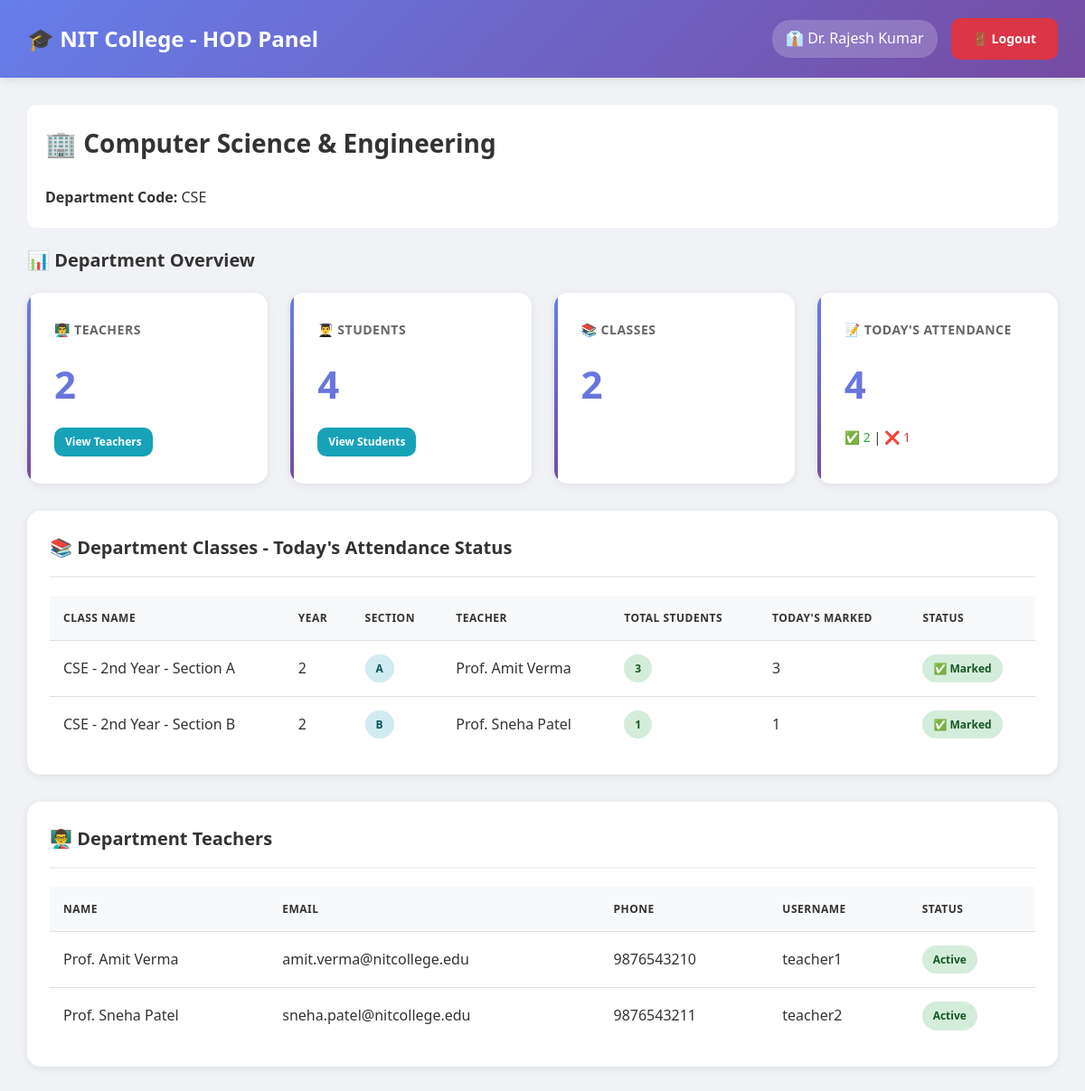
Screenshot of /nit_atttendance_system/hod/index.php (signed in) with the database file from the repository.
### tables this page shows
CREATE TABLE users (
    id INT AUTO_INCREMENT PRIMARY KEY,
    username VARCHAR(50) UNIQUE NOT NULL,
    password VARCHAR(255) NOT NULL,
    full_name VARCHAR(100) NOT NULL,
    email VARCHAR(100) UNIQUE NOT NULL,
    phone VARCHAR(15),
    role ENUM('admin', 'hod', 'teacher') NOT NULL,
    department_id INT DEFAULT NULL,
    is_active TINYINT(1) DEFAULT 1,
    created_at TIMESTAMP DEFAULT CURRENT_TIMESTAMP,
    FOREIGN KEY (department_id) REFERENCES departments(id) ON DELETE SET NULL
);

CREATE TABLE departments (
    id INT AUTO_INCREMENT PRIMARY KEY,
    dept_name VARCHAR(100) NOT NULL,
    dept_code VARCHAR(20) UNIQUE NOT NULL,
    hod_id INT DEFAULT NULL,
    created_at TIMESTAMP DEFAULT CURRENT_TIMESTAMP
);

CREATE TABLE classes (
    id INT AUTO_INCREMENT PRIMARY KEY,
    class_name VARCHAR(100) NOT NULL,
    department_id INT NOT NULL,
    year INT NOT NULL,
    section VARCHAR(10) NOT NULL,
    teacher_id INT NOT NULL,
    semester INT NOT NULL,
    academic_year VARCHAR(20) NOT NULL,
    created_at TIMESTAMP DEFAULT CURRENT_TIMESTAMP,
    FOREIGN KEY (department_id) REFERENCES departments(id) ON DELETE CASCADE,
    FOREIGN KEY (teacher_id) REFERENCES users(id) ON DELETE CASCADE,
    UNIQUE KEY unique_class (department_id, year, section, semester, academic_year)
);

### nit_atttendance_system/db.php (called while the page is built, shortened)
<?php
$conn = new mysqli(DB_HOST, DB_USER, DB_PASS, DB_NAME);
$conn->set_charset("utf8mb4");
$conn->query("SET time_zone = '+05:30'");
function isLoggedIn() {
    return isset($_SESSION['user_id']) && isset($_SESSION['role']);
}
function getCurrentUser() {
    global $conn;
    $user_id = $_SESSION['user_id'];
    $role = $_SESSION['role'];
    if ($role === 'student') {
        $query = "SELECT * FROM students WHERE id = ?";
    } elseif ($role === 'parent') {
        $query = "SELECT * FROM parents WHERE id = ?";
    } else {
        $query = "SELECT * FROM users WHERE id = ?";
    }
    $stmt = $conn->prepare($query);
    $stmt->bind_param("i", $user_id);
    $stmt->execute();
    $result = $stmt->get_result();
    return $result->fetch_assoc();
}
?>

### nit_atttendance_system/hod/index.php (the view, shortened to what this page needs)
<?php
require_once '../db.php';
$user = getCurrentUser();
$department_id = $_SESSION['department_id'];
$dept_query = "SELECT * FROM departments WHERE id = $department_id";
$dept_result = $conn->query($dept_query);
$department = $dept_result->fetch_assoc();
$stats = [];
$result = $conn->query("SELECT COUNT(*) as count FROM users WHERE role = 'teacher' AND department_id = $department_id AND is_active = 1");
$stats['teachers'] = $result->fetch_assoc()['count'];
$result = $conn->query("SELECT COUNT(*) as count FROM students WHERE department_id = $department_id AND is_active = 1");
$stats['students'] = $result->fetch_assoc()['count'];
$result = $conn->query("SELECT COUNT(*) as count FROM classes WHERE department_id = $department_id");
$stats['classes'] = $result->fetch_assoc()['count'];
$today = date('Y-m-d');
$today_query = "SELECT
                COUNT(*) as total,
                SUM(CASE WHEN sa.status = 'present' THEN 1 ELSE 0 END) as present,
                SUM(CASE WHEN sa.status = 'absent' THEN 1 ELSE 0 END) as absent
                FROM student_attendance sa
                JOIN classes c ON sa.class_id = c.id
                WHERE c.department_id = $department_id AND sa.attendance_date = '$today'";
$today_result = $conn->query($today_query);
$today_stats = $today_result->fetch_assoc();
$teachers_query = "SELECT * FROM users WHERE role = 'teacher' AND department_id = $department_id AND is_active = 1 ORDER BY full_name";
$teachers = $conn->query($teachers_query);
$classes_query = "SELECT c.*, u.full_name as teacher_name,
                  (SELECT COUNT(*) FROM students WHERE class_id = c.id AND is_active = 1) as student_count,
                  (SELECT COUNT(*) FROM student_attendance WHERE class_id = c.id AND attendance_date = '$today') as today_marked
                  FROM classes c
                  LEFT JOIN users u ON c.teacher_id = u.id
                  WHERE c.department_id = $department_id
                  ORDER BY c.class_name";
$classes = $conn->query($classes_query);
?>
<!DOCTYPE html>
<html lang="en">
<head>
    <link rel="stylesheet" href="../assets/style.css">
</head>
<body class="dashboard-container">
    <nav class="navbar">
        <div>
            <h1>🎓 NIT College - HOD Panel</h1>
        </div>
        <div class="user-info">
            <span>👔 <?php echo htmlspecialchars($user['full_name']); ?></span>
            <a href="../logout.php" class="btn btn-danger">🚪 Logout</a>
        </div>
    </nav>
    <div class="main-content">
        <div style="background: white; padding: 20px; border-radius: 10px; margin-bottom: 20px;">
            <h2>🏢 <?php echo htmlspecialchars($department['dept_name']); ?></h2>
            <p><strong>Department Code:</strong> <?php echo htmlspecialchars($department['dept_code']); ?></p>
        </div>
        <h3>📊 Department Overview</h3>
        <div class="stats-grid">
            <div class="stat-card">
                <h3>👨‍🏫 Teachers</h3>
                <div class="stat-value"><?php echo $stats['teachers']; ?></div>
                <a href="view_teachers.php" class="btn btn-info btn-sm">View Teachers</a>
            </div>
            <div class="stat-card">
                <h3>👨‍🎓 Students</h3>
                <div class="stat-value"><?php echo $stats['students']; ?></div>
                <a href="view_students.php" class="btn btn-info btn-sm">View Students</a>
            </div>
            <div class="stat-card">
                <h3>📚 Classes</h3>
                <div class="stat-value"><?php echo $stats['classes']; ?></div>
            </div>
            <div class="stat-card">
                <h3>📝 Today's Attendance</h3>
                <div class="stat-value"><?php echo $today_stats['total'] ?? 0; ?></div>
                <p style="margin-top: 10px; font-size: 14px;">
                    <span style="color: #28a745;">✅ <?php echo $today_stats['present'] ?? 0; ?></span> |
                    <span style="color: #dc3545;">❌ <?php echo $today_stats['absent'] ?? 0; ?></span>
                </p>
            </div>
        </div>
        <div class="table-container" style="margin-top: 30px;">
            <h3>📚 Department Classes - Today's Attendance Status</h3>
            <table>
                <thead>
                    <tr>
                        <th>Class Name</th>
                        <th>Year</th>
                        <th>Section</th>
                        <th>Teacher</th>
                        <th>Total Students</th>
                        <th>Today's Marked</th>
                        <th>Status</th>
                    </tr>
                </thead>
                <tbody>
                    <?php while ($class = $classes->fetch_assoc()): ?>
                    <tr>
                        <td><?php echo htmlspecialchars($class['class_name']); ?></td>
                        <td><?php echo $class['year']; ?></td>
                        <td><span class="badge badge-info"><?php echo htmlspecialchars($class['section']); ?></span></td>
                        <td><?php echo htmlspecialchars($class['teacher_name']); ?></td>
                        <td><span class="badge badge-success"><?php echo $class['student_count']; ?></span></td>
                        <td><?php echo $class['today_marked']; ?></td>
                        <td>
                            <?php if ($class['today_marked'] > 0): ?>
                                <span class="badge badge-success">✅ Marked</span>
                            <?php else: ?>
                                <span class="badge badge-warning">⏳ Pending</span>
                            <?php endif; ?>
                        </td>
                    </tr>
                    <?php endwhile; ?>
                </tbody>
            </table>
        </div>
        <div class="table-container" style="margin-top: 30px;">
            <h3>👨‍🏫 Department Teachers</h3>
            <table>
                <thead>
                    <tr>
                        <th>Name</th>
                        <th>Email</th>
                        <th>Phone</th>
                        <th>Username</th>
                        <th>Status</th>
                    </tr>
                </thead>
                <tbody>
                    <?php while ($teacher = $teachers->fetch_assoc()): ?>
                    <tr>
                        <td><?php echo htmlspecialchars($teacher['full_name']); ?></td>
                        <td><?php echo htmlspecialchars($teacher['email']); ?></td>
                        <td><?php echo htmlspecialchars($teacher['phone']); ?></td>
                        <td><?php echo htmlspecialchars($teacher['username']); ?></td>
                        <td><span class="badge badge-success">Active</span></td>
                    </tr>
                    <?php endwhile; ?>
                </tbody>
            </table>
        </div>
    </div>
</body>
</html>

### nit_atttendance_system/assets/style.css (style rules this page uses)
* { margin: 0; padding: 0; box-sizing: border-box; }
body { font-family: 'Segoe UI', Tahoma, Geneva, Verdana, sans-serif; background: #f0f2f5; color: #333; line-height: 1.6; }
.btn { padding: 12px 24px; border: none; border-radius: 10px; font-size: 14px; font-weight: 600; cursor: pointer; transition: all 0.3s ease; text-decoration: none; display: inline-block; text-align: center; }
.btn-danger { background: #dc3545; color: white; }
.btn-info { background: #17a2b8; color: white; }
.btn-sm { padding: 6px 12px; font-size: 12px; }
.dashboard-container { background: #f0f2f5; min-height: 100vh; }
.navbar { background: linear-gradient(135deg, #667eea 0%, #764ba2 100%); color: white; padding: 20px 30px; display: flex; justify-content: space-between; align-items: center; box-shadow: 0 2px 10px rgba(0, 0, 0, 0.1); position: sticky; top: 0; z-index: 100; }
.navbar h1 { font-size: 24px; font-weight: 600; }
.navbar .user-info { display: flex; align-items: center; gap: 15px; }
.navbar .user-info span { background: rgba(255, 255, 255, 0.2); padding: 8px 15px; border-radius: 20px; }
.main-content { padding: 30px; max-width: 1400px; margin: 0 auto; }
.main-content h2 { margin-bottom: 25px; color: #333; font-size: 28px; }
.main-content h3 { margin-bottom: 20px; color: #333; font-size: 20px; }
.stats-grid { display: grid; grid-template-columns: repeat(auto-fit, minmax(250px, 1fr)); gap: 25px; margin-bottom: 30px; }
.stat-card { background: white; padding: 30px; border-radius: 15px; box-shadow: 0 2px 10px rgba(0, 0, 0, 0.08); transition: all 0.3s ease; position: relative; overflow: hidden; }
.stat-card::before { content: ''; position: absolute; top: 0; left: 0; width: 4px; height: 100%; background: linear-gradient(135deg, #667eea 0%, #764ba2 100%); }
.stat-card h3 { font-size: 14px; color: #666; margin-bottom: 15px; text-transform: uppercase; letter-spacing: 0.5px; }
.stat-card .stat-value { font-size: 42px; font-weight: bold; background: linear-gradient(135deg, #667eea 0%, #764ba2 100%); -webkit-background-clip: text; -webkit-text-fill-color: transparent; background-clip: text; margin-bottom: 15px; }
.stat-card p { margin: 5px 0; font-size: 14px; }
.table-container { background: white; border-radius: 15px; padding: 25px; box-shadow: 0 2px 10px rgba(0, 0, 0, 0.08); overflow-x: auto; margin-bottom: 30px; }
.table-container h3 { margin-bottom: 20px; color: #333; font-size: 20px; padding-bottom: 15px; border-bottom: 2px solid #f0f0f0; }
table { width: 100%; border-collapse: collapse; }
table thead { background: #f8f9fa; }
table th, table td { padding: 15px; text-align: left; border-bottom: 1px solid #e0e0e0; }
table th { font-weight: 600; color: #333; text-transform: uppercase; font-size: 12px; letter-spacing: 0.5px; }
table tr:last-child td { border-bottom: none; }
.badge { padding: 6px 12px; border-radius: 20px; font-size: 12px; font-weight: 600; display: inline-block; }
.badge-success { background: #d4edda; color: #155724; }
.badge-info { background: #d1ecf1; color: #0c5460; }

### rows the page displays
users: full_name "Dr. Rajesh Kumar"
departments: dept_name "Computer Science & Engineering", dept_code "CSE"
classes: class_name "CSE - 2nd Year - Section A", year "2", section "A", teacher.full_name "Prof. Amit Verma", student_count "3", today_marked "3"
classes: class_name "CSE - 2nd Year - Section B", year "2", section "B", teacher.full_name "Prof. Sneha Patel", student_count "1", today_marked "1"
users: full_name "Prof. Amit Verma", email "amit.verma@nitcollege.edu", phone "9876543210", username "teacher1"
users: full_name "Prof. Sneha Patel", email "sneha.patel@nitcollege.edu", phone "9876543211", username "teacher2"

### other values shown
$stats['teachers'] "2"
$stats['students'] "4"
$stats['classes'] "2"
$today_stats['total'] "4"
$today_stats['present'] "2"
$today_stats['absent'] "1"
